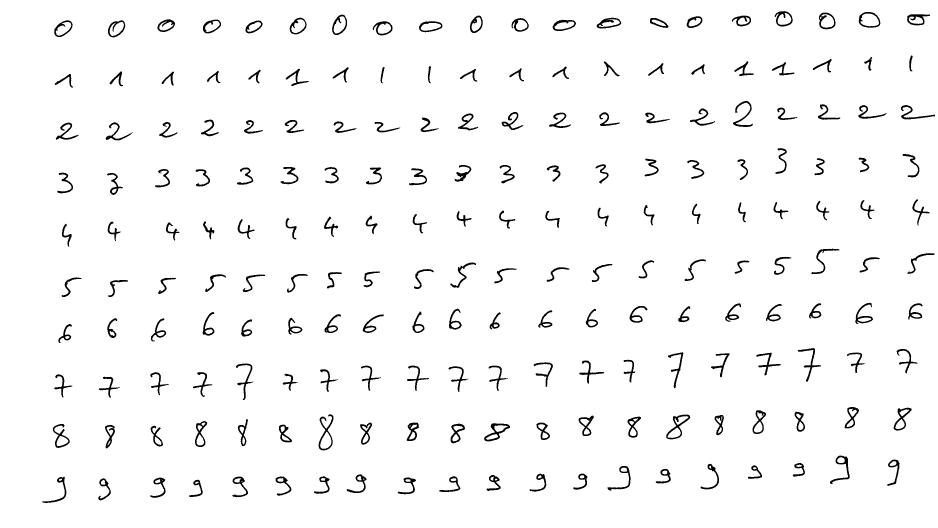
%> input picture app.tif, 2812 x 1584 px (shown at 1/3 size)
$ octave launchKNN.m   (GNU Octave 9; MATLAB toolbox functions it lacks are replaced by stand-ins)
%> lines starting %> are read from the running program, lines starting %| are printed output that depends on the picture; in (x1, y1, x2, y2) boxes, pixels count from 0 and x2, y2 are one past the last pixel; in counts of white or black regions, pixels touching at a corner belong together; the program's own positions count from 1
%> `trainingImg = im2bw(imread('app.tif'), im2double(uint8(128)));`: trainingImg: size 1584x2812 logical; 96.9% white; 200 black regions, largest, box (x1, y1, x2, y2) and area: (1452, 1270, 1530, 1324) 1267, (1999, 1244, 2071, 1318) 1262, (956, 1243, 1001, 1351) 1220
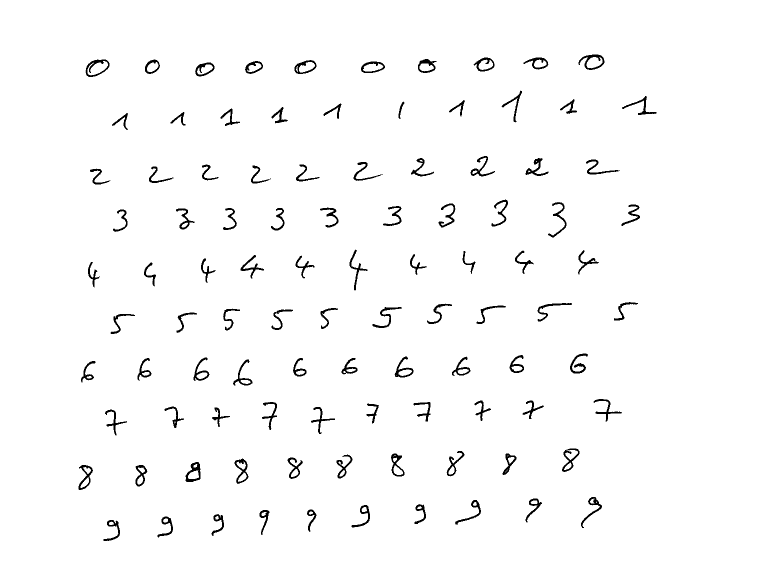
%> input picture test.tif, 1514 x 1175 px (shown at 1/2 size)
%> further down, testingImg is the input picture: size 1175x1514 uint8; 97.9% white; 100 black regions, largest, box (x1, y1, x2, y2) and area: (171, 119, 219, 154) 545, (371, 924, 401, 964) 542, (1157, 109, 1209, 140) 533
%> the answer given: 3
### getLines.m
function [linesTab] = getLines(pic)

    % This function returns an array containing the start and end indexes of each line
    % pic: the image

    % Count the black pixels
    % Replace by 1 all numbers that exceed 50 - vertical
    picData = sum(pic<1,2);
%> picData = 1584 values, max 428 at index 67, min 0 at index 1, mean 86.23

    % Count the number of lines
    nbeLines = size(pic, 1);
%> nbeLines = 1584
    i = 1;
    j = 1;

    % Matrix creation with the number of levels
    % Matrix corresponding to the index of the first pixel and the last pixel of each line
    linesTab = zeros(10,2);

    % Store black pixel line index
    while i <= nbeLines
        if picData(i) ~= 0
            % Stock index
            % The index of the first black pixel
            linesTab(j, 1) = i;

            % It looks for the index of the last black pixel
            while (i<= nbeLines && picData(i) ~= 0)
               i = i+1;
            end

            if i<= nbeLines
                % The index of the last pixel
                linesTab(j, 2) = i;
                j = j+1;
            end
         end
         i= i +1;
    end
%> after the loop, i = 1585; j = 11; linesTab = [34 113; 167 264; 304 422; 445 586; 599 742; 747 893; 909 1030; 1045 1201; 1222 1352; 1368 1510]

end

### loadPicData.m
function [linesTab, columnsTab, coordinatesTab] = loadPicData(pic)

    % Compute linesTab, columnsTab, coordinatesTab
    % Show the image with rectangle

    % Determine the lines of the image
    linesTab = getLines(pic);

    % Determine for each row the columns
    columnsTab  = getColumns(pic, linesTab);

    % Determines the coordinates of each character
    coordinatesTab = buildRectangle(pic, linesTab, columnsTab);

    % Show image with rectangle
    % showRectangle(pic, coordinatesTab)

end

### getColumns.m
function [columnsTab]  = getColumns(pic, linesTab)

    % This function returns for each row the columns that make it up.
    % pic: the image
    % linesTab: Table of indices for the beginning and end of each line

    nbeLines = size(linesTab, 1);
%> nbeLines = 10
    nbeColumns = size(pic, 2);
%> nbeColumns = 2812

    % Matrix corresponding to the index of the first pixel and the last pixel of each column of each line
    % 40 because there are 20 columns and for each column we have to return the index at the beginning and end of each column
    %columnsTab = zeros(nbeLines, 40)

    for i = 1:nbeLines
        % Retrieve the column corresponding to each row of the matrix returned by the line function (for each start and end index)
        colomnData = pic(linesTab(i,1):linesTab(i,2), 1:nbeColumns);
        % Count the number of black pixels on each column
        picData = sum(colomnData<1);

        j = 1;
        k = 1;
        % Stores column indices
        while j <= nbeColumns
            if picData(j) ~= 0
                % Saves the index of the first pixel of the character
                columnsTab(i, k) = j;

                % It looks for the index of the last black pixel
                while (j <= nbeColumns && picData(j) ~= 0)
                    j = j+1;
                end

                if j <= nbeColumns
                    k = k+1; % Position on the index to save the last pixel
                    % Saves the index of the last pixel of the character
                    columnsTab(i, k) = j;
                    k = k+1; % Position yourself on the index to record the first pixel of the next character.
                end
            end
            j = j+1;
        end
    end
%> this loop made 10 passes
%> pass 3, in getColumns, `colomnData = pic(linesTab(i,1):linesTab(i,2), 1:nbeColumns);`:
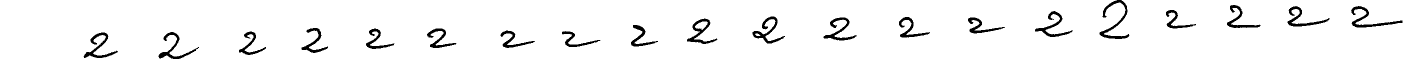
%> colomnData: size 119x2812 logical (shown at 1/2 size); 95.6% white; 20 black regions, largest, box (x1, y1, x2, y2) and area: (2199, 0, 2259, 78) 1037, (2702, 12, 2805, 55) 932, (1505, 33, 1570, 87) 893

end

### buildRectangle.m
function [coordinates] = buildRectangle(pic, linesTab, columnsTab)

    % Transforms row and column index lists into a table containing the upper left and lower right coordinates on the same row for each character.

    nbeLines = size(linesTab, 1);
    nbeColumns = size(columnsTab, 2);
%> nbeColumns = 40

    % For each number we determine the sides of the rectangle enclosing it.
    k = 1;
    for i=1:nbeLines
        for j=1:2:nbeColumns-1
            % retrieve the character
            retrieveCharacter = getLines(pic(linesTab(i, 1):linesTab(i, 2), columnsTab(i, j):columnsTab(i, j+1)));

            % retrieve character coordinates
            coordinates(k, 1) = columnsTab(i, j); % top left line
            coordinates(k, 2) = retrieveCharacter(1, 1) + linesTab(i, 1)-1; %top left column
            coordinates(k, 3) = columnsTab(i, j+1) - coordinates(k, 1); % height
            coordinates(k, 4) = retrieveCharacter(1, 2) + linesTab(i, 1) - coordinates(k, 2)-2; % width

            k = k+1;
        end
    end
%> after the loop, coordinates = 200 rows, first 8: [164 62 55 49; 325 62 52 50; 473 59 53 37; 610 60 54 40; 737 62 52 38; 870 54 51 49; 997 45 45 60; 1119 65 60 41]; k = 201
end

### trainKNN.m
function [] = trainKNN(m, n)

    % Training

    % Load the image
    pkg load image;
    pic = im2bw(imread('app.tif'), im2double(uint8(128)));

    % Compute linesTab, columnsTab, coordinatesTab
    % Show the image with rectangle
    [linesTab, columnsTab, coordinatesTab] = loadPicData(pic);
%> in loadPicData, `coordinatesTab = buildRectangle(pic, linesTab, columnsTab);`: coordinatesTab has the same summary as coordinates in buildRectangle
%> coordinatesTab has the same summary as coordinates in buildRectangle

    % Get densities
    densities = getDensities(pic, linesTab, columnsTab, coordinatesTab, m, n);
    saveToFile('densities.mat', densities);

end

### getDensities.m
function [densities_2d] = getDensities(pic, linesTab, columnsTab, coordinatesTab, m, n)
%> called with m = 3, n = 3

    % This classifier is based on the KPPV method (K closest neighbor).
    % The numbers are cut out of the image in the same way,
    % and the white pixel density of the number is calculated in a number of areas.
    % m = n = 5

    nbeLines = size(linesTab, 1);
%> nbeLines = 10
    nbeColumns = size(columnsTab, 2) / 2;
%> nbeColumns = 20

    sizeCoordTab = size(coordinatesTab);
%> sizeCoordTab = [200 4]

    densities = zeros(nbeLines * nbeColumns, m, n);

    for i=1:sizeCoordTab(1)
        % Return the character
        subPic = pic(coordinatesTab(i, 2):coordinatesTab(i, 4) + coordinatesTab(i, 2), ...
            coordinatesTab(i, 1):coordinatesTab(i, 3) + coordinatesTab(i, 1));
        [line, column] = size(subPic);

        % Returns a row vector of n+1(m+1) evenly spaced points between 1 and line(column).
        % Rounds each element to the nearest integer less than or equal to that element.
        startLine = 1;
        startColumn = 1;
        endLine = round(line/m);
        endColumn = round(column/n);

        % Compute of the area to calculate the density of white pixels
        areaZone = line * column;

        % Density Calculation
        vect = zeros(m, n);

        % For each area
        for j=1:m % m - Vertical
            for l=1:n % n - Horizontal
                % Extraction of pixels from the area
                zone = subPic(startLine:endLine, startColumn:endColumn);

                % Sum of the elements of the area
                % binary image -> is the number of white pixels in the image
                whitePixel = sum(zone(:));

                % Move to the next area in column
                startColumn = startColumn + round(column/n);
                endColumn = endColumn + round(column/n);

                % If we are in the last zone, we make sure to finish on the last pixel of this one
                if startColumn + round(column/n) > column
                    endColumn = column - 1;
                end

                % Given that the numbers do not have the same size, we normalize them
                vect(j, l) = (whitePixel*100)/areaZone;
            end

            % Move to the next line // m+=1 && n=1
            startLine = endLine + 1;
            startColumn = 1;
            endLine = endLine + round(line/m);
            endColumn = round(column/n);

            % Last pixel check
            if startLine + round(line/m) > line
                endLine = line - 1;
            end
        end
        densities(i,:,:) = vect;
    end
%> this loop made 200 passes
%> pass 1, in getDensities, `subPic = pic(coordinatesTab(i, 2):coordinatesTab(i, 4) + coordinatesTa..`:
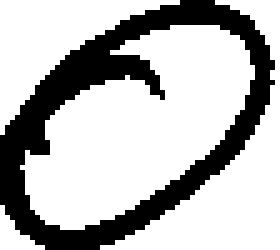
%> subPic: size 50x56 logical (shown 5 times larger); 72.3% white; 1 black region, box (x1, y1, x2, y2) and area: (0, 0, 55, 50) 776
%> after the loop, vect = [7.4 7 3.23; 11.26 11.19 5.2; 8.99 7.3 8.33]

    % convert a 3d matrix to a 2d matrix
    %densities_2d = reshape(densities,[nbeColumns*10, m*n]);
    densities_2d = reshape(densities,[],size(densities,2),1);
%> densities_2d = 600 rows, first 12: [9.36 6.32 6.64; 8.47 6.14 6.33; 8.77 3.41 4.73; 7.58 5.41 7.05; 9.58 6.1 5.71; 9.04 5.69 8; 9.16 5.35 7.13; 6.83 4.41 7.34; 6.1 5.8 5.98; 8.83 5.03 5.72; 6.35 6.67 7.41; 6.55 3.4 5.68]
%> in trainKNN, `densities = getDensities(pic, linesTab, columnsTab, coordinatesTab, m,..`: densities has the same summary as densities_2d in getDensities
%> the answer given: 3

end

### testKNN.m
function [probs] = testKNN(pic, m, n, k)

    % Densities + K-Nearest Neighbors


    % Compute linesTab, columnsTab, coordinatesTab
    % Show the image with rectangle
    [linesTab, columnsTab, coordinatesTab] = loadPicData(pic);
%> the loop in getColumns (call 2), `for i = 1:nbeLines` made 10 passes
%> pass 2, in getColumns (call 2), `colomnData = pic(linesTab(i,1):linesTab(i,2), 1:nbeColumns);`:
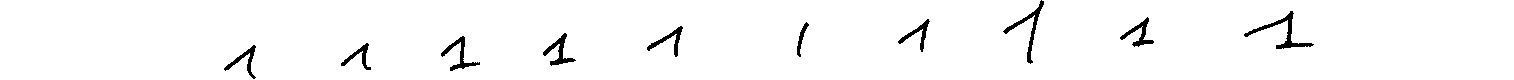
%> colomnData: size 80x1514 uint8; 97.6% white; 10 black regions, largest, box (x1, y1, x2, y2) and area: (1244, 11, 1314, 49) 460, (1003, 0, 1044, 64) 389, (441, 36, 480, 71) 321
%> pass 3, in getColumns (call 2), `colomnData = pic(linesTab(i,1):linesTab(i,2), 1:nbeColumns);`:
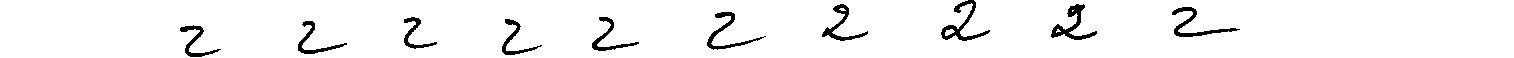
%> colomnData: size 58x1514 uint8; 95.8% white; 10 black regions, largest, box (x1, y1, x2, y2) and area: (1051, 4, 1097, 40) 482, (941, 0, 990, 41) 476, (1172, 7, 1240, 37) 428
%> after the loop in buildRectangle (call 2), `for i=1:nbeLines`: coordinates = 100 rows, first 8: [172 120 48 34; 291 120 30 28; 391 126 39 27; 491 123 36 25; 590 121 44 27; 723 124 48 22; 837 119 37 27; 948 116 42 27]; k = 101
%> in loadPicData (call 2), `coordinatesTab = buildRectangle(pic, linesTab, columnsTab);`: coordinatesTab has the same summary as coordinates in buildRectangle
%> linesTab = [110 155; 182 261; 313 370; 400 476; 500 582; 605 669; 708 772; 799 872; 898 981; 995 1083]; coordinatesTab has the same summary as coordinates in buildRectangle

    % Get densities
    densities = getDensities(pic, linesTab, columnsTab, coordinatesTab, m, n);
%> the loop in getDensities (call 2), `for i=1:sizeCoordTab(1)` made 100 passes
%> pass 1, in getDensities (call 2), `subPic = pic(coordinatesTab(i, 2):coordinatesTab(i, 4) + coordinatesTa..`:
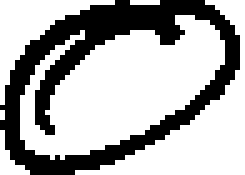
%> subPic: size 35x49 uint8 (shown 5 times larger); 68.2% white; 1 black region, box (x1, y1, x2, y2) and area: (0, 0, 48, 35) 545
    densities_3d = reshape(densities,[10*10, m,n]);

    % Load training data
    trainData = load('densities.mat','-ascii');
    % convert a 2d matrix to a 3d matrix
    trainData_3d = reshape(trainData,[20*10, m,n]);

    % KNN recovery
    %[KNNClasses, KNN] = getKNN(k, densities, trainData)
    probs = getKNN(k, densities_3d, trainData_3d, m, n);
    saveToFile('probaKNN.mat', probs);
end

### getKNN.m
function [probs] = getKNN(k, densities, trainData, m, n)
%> called with k = 3, m = 3, n = 3

    % densities = test data

    densitiesLine = size(densities, 1);
    trainDataLine = size(trainData, 1);

    distances=zeros(densitiesLine(1), trainDataLine(1));
    % For each figure to be classified
    for i=1:densitiesLine(1)
        % Comparison with all the figures of the training base
        for j=1:trainDataLine(1)
            distance = 0;
            % We sum the distances for all the zones of this figure
            for u=1:m
                for v=1:n
                    distance = distance + abs(trainData(j, u, v) - densities(i, u, v));
                end
            end
            % We have the distance separating each of the digits of the test from the learning digits
            distances(i, j) = distance;
        end
    end
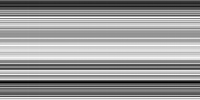
%> distances: size 100x200 double; min 13097.3, max 20785.5, mean 17737.3; drawn with min black and max white

    probs = zeros(densitiesLine(1), 10);
    sizeDistances = size(distances);

    for i=1:sizeDistances(1)
        KNN = zeros(k, 2);

        % Initialization of the vectors of the nearest neighbors with the first ones values associated with this row
        for u=1:k
            KNN(u,1) = floor(((i-1)/20)+1);
            KNN(u,2) = distances(i, u);
        end

        % Replacement of the furthest neighbor by the nearest one
        for j=(k+1):sizeDistances(2)
            [maxKNN, idx] = max(KNN(:,2));

            if distances(i,j) < maxKNN
                KNN(idx,1) = (floor((j-1)/20)+1);
                KNN(idx,2) = distances(i,j);
            end
        end

        for iProb=1:10
            % Counts the number of values in  that are within each specified bin range (0:9)
            probs(i, iProb) = (histc(KNN(:), iProb))./k;
        end
    end

    saveToFile('probaKNN.mat', probs);

end

### getResults.m
function [rates, sol] = getResults(prob)

	nbRectangles = size(prob, 1);

	sol = zeros(10, 10);

	j = 1;

	offsetX = 1;
	offsetY = 1;

	rates = zeros(1, 10);

	for i=1:nbRectangles

		maxProb = 0;
		indexMax = 1;

		for k=1:10
			if prob(i, k) > maxProb
				maxProb = prob(i, k);
				indexMax = k;
			end
		end

		sol(offsetX, offsetY) = indexMax-1;

		if(mod(i, 10) == 0)
			offsetY = 1;
			offsetX += 1;
		else
			offsetY += 1;
		end
	end

	for i=1:10
		rates(1, i) = sum(sol(i, :) == i-1);
	end

	rates = rates * 10; % 10 rectangles per line so rates = (rates / 10)*100 = rates *10
end

### saveToFile.m
function [] = saveToFile(filename, data)

    % Save the file
    save(filename, 'data', '-ascii');

end

### launchKNN.m
trainingImg = im2bw(imread('app.tif'), im2double(uint8(128)));
testingImg = imread('test.tif');

disp("=========== Classifieur par densites + KPPV ===========\n")
disp("Note : executer ce script pour tester une configuration particuliere")
disp("Pour obtenir un benchmark de ce classifieur, executer benchmarkKNN\n")

m = n = input("Veuillez saisir une valeur pour m/n : ");
disp("Entrainement en cours...\n")

% training KNN classifier
trainKNN(m, n);
disp("Entrainement termine\n")
disp("Enregistrement des densites en cours...")

disp("Enregistrement termine")
disp("Les densites sont enregistres dans densities.mat\n");

% testing KNN classifier
k = input("Veuillez saisir une valeur pour k : ");
disp("Test en cours...")
probKNN = testKNN(testingImg, m, n, k);
disp("Test termine\n")
disp("Resultats :")
[rates, sol] = getResults(probKNN);
disp(sol)
%|    5   5   5   5   5   5   5   5   5   5
%|    5   5   5   5   5   5   5   5   5   5
%|    5   5   5   5   5   5   5   5   5   5
%|    5   5   5   5   5   5   5   5   5   5
%|    5   5   5   5   5   5   5   5   5   5
%|    5   5   5   5   5   5   5   5   5   5
%|    5   5   5   5   5   5   5   5   5   5
%|    5   5   5   5   5   5   5   5   5   5
%|    5   5   5   5   5   5   5   5   5   5
%|    5   5   5   5   5   5   5   5   5   5

disp("\nTaux de reconnaissance par classe :")
disp(rates)
%|      0     0     0     0     0   100     0     0     0     0
